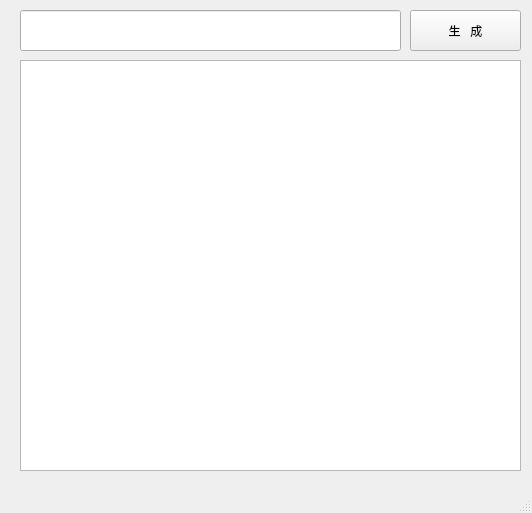
<?xml version="1.0" encoding="UTF-8"?>
<ui version="4.0">
 <class>MainWindow</class>
 <widget class="QMainWindow" name="MainWindow">
  <property name="geometry">
   <rect>
    <x>0</x>
    <y>0</y>
    <width>532</width>
    <height>513</height>
   </rect>
  </property>
  <property name="windowTitle">
   <string>Just Fucking</string>
  </property>
  <widget class="QWidget" name="centralwidget">
   <widget class="QPushButton" name="pushButtonGen">
    <property name="geometry">
     <rect>
      <x>410</x>
      <y>10</y>
      <width>111</width>
      <height>41</height>
     </rect>
    </property>
    <property name="text">
     <string>生   成</string>
    </property>
   </widget>
   <widget class="QLineEdit" name="lineEditSignature">
    <property name="geometry">
     <rect>
      <x>20</x>
      <y>10</y>
      <width>381</width>
      <height>41</height>
     </rect>
    </property>
   </widget>
   <widget class="QPlainTextEdit" name="plainTextEditCode">
    <property name="geometry">
     <rect>
      <x>20</x>
      <y>60</y>
      <width>501</width>
      <height>411</height>
     </rect>
    </property>
   </widget>
  </widget>
  <widget class="QMenuBar" name="menubar">
   <property name="geometry">
    <rect>
     <x>0</x>
     <y>0</y>
     <width>532</width>
     <height>23</height>
    </rect>
   </property>
  </widget>
  <widget class="QStatusBar" name="statusbar"/>
 </widget>
 <resources/>
 <connections/>
</ui>
